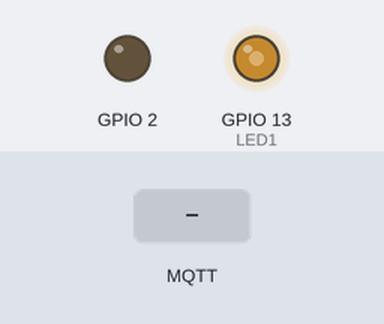
A sketch run on a simulated ESP8266 (NodeMCU). On the bench: output pins drawn as LEDs (lit = HIGH, except the on-board LED, lit = LOW). Inputs (shaded band) come from the test bench. WiFi joins after 1.5 s; servers stay silent unless stated; random numbers use the default seed unless the sketch sets one; no MQTT or app messages arrive unless stated; what the sketch prints to the serial monitor is not drawn.

Above: at 0.1 s.
At 2.7 s:
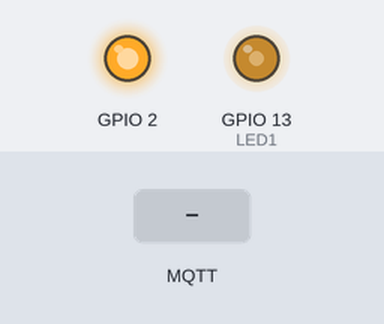
2.8 s: MQTT message "D" arrives on the first subscribed topic
4.3 s: MQTT message "1" arrives on the first subscribed topic
5.8 s: MQTT message "on" arrives on the first subscribed topic
Timing chart, 0 to 8.8 s (numbered marks = the images above; inputs shaded):
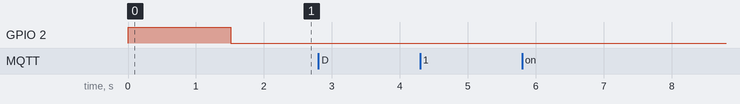

Measured:
- after the input at 2.8 s, every drawn part: stays the same
- after the input at 4.3 s, every drawn part: stays the same
- after the input at 5.8 s, every drawn part: stays the same

The sketch:

mqtt_esp8266.ino
```cpp
/*
 Basic ESP8266 MQTT example

 This sketch demonstrates the capabilities of the pubsub library in combination
 with the ESP8266 board/library.

 It connects to an MQTT server then:
  - publishes "hello world" to the topic "outTopic" every two seconds
  - subscribes to the topic "inTopic", printing out any messages
    it receives. NB - it assumes the received payloads are strings not binary
  - If the first character of the topic "inTopic" is an 1, switch ON the ESP Led,
    else switch it off

 It will reconnect to the server if the connection is lost using a blocking
 reconnect function. See the 'mqtt_reconnect_nonblocking' example for how to
 achieve the same result without blocking the main loop.

 To install the ESP8266 board, (using Arduino 1.6.4+):
  - Add the following 3rd party board manager under "File -> Preferences -> Additional Boards Manager URLs":
       http://arduino.esp8266.com/stable/package_esp8266com_index.json
  - Open the "Tools -> Board -> Board Manager" and click install for the ESP8266"
  - Select your ESP8266 in "Tools -> Board"

*/

#include <ESP8266WiFi.h>
#include <PubSubClient.h>

#define LED1 13
#define HIGH_INTENSITY 1024
#define LOW_INTENSITY 128
#define TIMEOUT 8000


// Update these with values suitable for your network.

const char* ssid = "ADAX-Training";
const char* password = "ADAX@Traning-L27";
const char* mqtt_server = "10.100.16.214";

const char* pubTopic = "/nodemcu/general";
const char* subTopic = "/nodemcu/led";


WiFiClient espClient;
PubSubClient client(espClient);
long lastMsg = 0;
char msg[50];
int value = 0;

void setup() {
  pinMode(LED1, OUTPUT);     // Initialize the BUILTIN_LED pin as an output
  pinMode(BUILTIN_LED, OUTPUT);
  analogWrite(LED1, 512);
  digitalWrite(BUILTIN_LED, HIGH); // No light

  Serial.begin(115200);
  setup_wifi();
  client.setServer(mqtt_server, 1883);
  client.setCallback(callback);
}

void setup_wifi() {

  delay(10);
  // We start by connecting to a WiFi network
  Serial.println();
  Serial.print("Connecting to ");
  Serial.println(ssid);

  WiFi.begin(ssid, password);

  while (WiFi.status() != WL_CONNECTED) {
    delay(500);
    Serial.print(".");
  }

  digitalWrite(BUILTIN_LED, LOW); // We are connected, turn on the BUILTIN LED
  Serial.println("");
  Serial.println("WiFi connected");
  Serial.println("IP address: ");
  Serial.println(WiFi.localIP());
}

void callback(char* topic, byte* payload, unsigned int length) {
  Serial.print("Message arrived [");
  Serial.print(topic);
  Serial.print("] ");
  for (int i = 0; i < length; i++) {
    Serial.print((char)payload[i]);
  }
  Serial.println();

  if ((char)payload[0] == 'D') {
    if((char)payload[1] == '1'){
        Serial.println("Brighten up!");
        client.publish(pubTopic, "Notification received, turning up the LED!");

        analogWrite(LED1, HIGH_INTENSITY);
      }
     else if ((char)payload[1] == '2') {
        Serial.println("Dimming down!");
        client.publish(pubTopic, "Notification received, dimming down the LED!");

        analogWrite(LED1, LOW_INTENSITY);
     }
  }
/*
  // Switch on the LED if an 1 was received as first character
  if ((char)payload[0] == '1') {
    analogWrite(LED1, 1024);   // Turn the LED on (Note that LOW is the voltage level
    // but actually the LED is on; this is because
    // it is acive low on the ESP-01)
    client.publish("isSend", "True");
    client.publish("outTopic", "Signal is On");
    client.publish("halloWorld", "Hallo World");
  } else {
    client.publish("isSend", "True");
    analogWrite(LED1, 512);  // Turn the LED off by making the voltage HIGH
    client.publish("outTopic", "Signal is off");
  }
*/
}

void reconnect() {
  // Loop until we're reconnected
  while (!client.connected()) {
    Serial.print("Attempting MQTT connection...");
    String clientId = "ESP8266Client-";
    clientId += String(random(0xffff), HEX);
    // Attempt to connect
    if (client.connect(clientId.c_str())) {
      digitalWrite(BUILTIN_LED, LOW); // Connected to WIFI successfully, BUILDIN LED on
      Serial.println("connected");
      // Once connected, publish an announcement...
      client.publish(pubTopic, "Hello world from NodeMCU!");
      // ... and resubscribe
      client.subscribe(subTopic);
    } else {
      digitalWrite(BUILTIN_LED, HIGH); // Failed to connect to WIFI, BUILTIN LED off
      Serial.print("failed, rc=");
      Serial.print(client.state());
      Serial.println(" try again in 5 seconds");
      // Wait 5 seconds before retrying
      delay(5000);
    }
  }
}

void loop() {
  if (!client.connected()) {
    reconnect();
  }
  client.loop();
}
```
